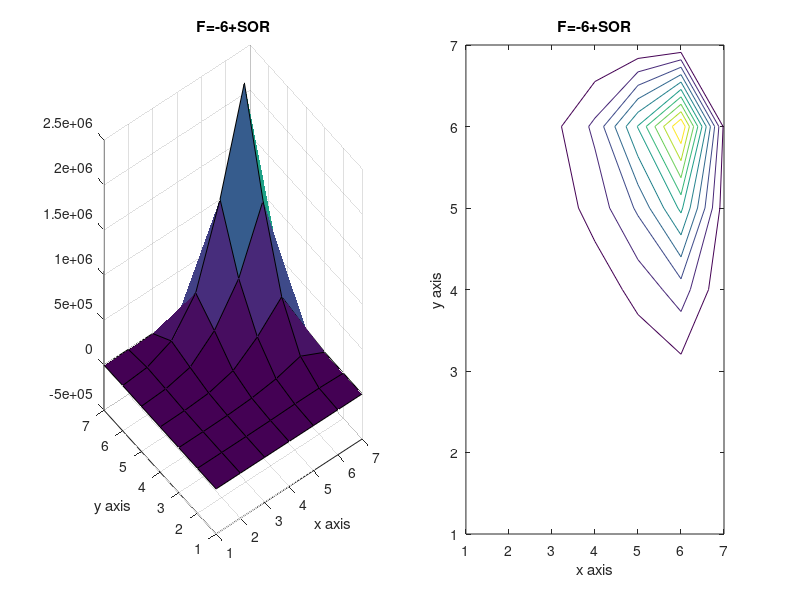

Write MATLAB code to recreate this figure.
%Matlab Code to solve Poisson's equation with Gauss Seidel Method with the following conditions in the problem statement. 
% Jose Chavez  1161146 
clear all; clc; 

%% Given Conditions 
ax = -pi; 
ay = -pi; 
bx = pi; 
by = pi; 
lamda=input('Value of lamda=');
N=input('Value of X Intenal Nodes='); % Number of points on the internal nodes for N and M%
M=input('Value of Y Internal Nodes='); 
tic
Me=M+2; %Number of points including exterior boundary points for Ne and Me%
Ne=N+2; 
% this generates the x and y values that will be used to calculate 
x = linspace(-pi,pi,Ne); 
y = linspace(-pi,pi,Me); 
%% 

for i=1:Ne
    for j=1:Me
        U(i,j)=1+x(i)^2+2.*y(j)^2;
    end
end %U initial guess %

% For loop solving for right hand side with F equation with i,j indices% 
F = -6*ones(N+2,M+2);
%% Boundary Conditions for "top" and "bottom" 

% Bottom boundary values 
phi = ((x - ax).^2 ) .* sin( (pi *(x- ax)) / (2*(bx-ax)) ) ; 

% Top boundary values 
psy = cos (pi*(x-ax)).*cosh(bx-x); 

% place these known values in the solution grid 
U(1,:) = phi; 
W(1,:)=U(1,:);

U(N+2,:) = psy; 
W(N+2,:)=U(N+2,:);
%% Left and Right Boundary points 
% Using the given neumann condition yields special cases of the Gauss-siedel iteration that can be used along entire "side" boundaries. 
% F and U is computed in solution grid 
% Multipliers that are used in the iterations. 
dx = 2*pi/(N+1); 
B = 1/dx.^2;
dy = 2*pi/(M+1); 
C = 1/dy.^2;
den= -2*(B+C); 

% Normalize Multipliers%
B = B/den; 
C = C/den; 
F = F/den; 
den = 1; 
error=10; 
error_iterations=0;
% check for diagonal dominance of elements 
abs(den) >= abs(2*B+2*C)
while error>10^-10; 
    W=U; 
for i = 2:N+1; 
     
    % Left boundary 
    W(i,1) = U(i,1);
    U(i,1) = den*(  F(i,1) - (2*B)*U(i,2) - C*U(i-1,1) - C*U(i+1,1) );
    Error(i,1) = abs((U(i,1) - W(i,1)) / U(1,1));
    
    % Right Boundary 
    W(i,N) = U(i,N);
    U(i,N+2) = den*(  F(i,N+2) - (2*B)*U(i,N+1) - C*U(i-1,N+2) - C*U(i+1,N+2) ); 
    Error(i,N+2) = abs((U(i,N+2) - W(i,N+2)) / U(i,N+2));
end 

%% Gauss-Siedel iterating the general U equation%

for i = 2:N+1; 
    for j = 2:M+1; 
        W(i,j) = U(i,j);
        U(i,j) = den*(  F(i,j) - C*U(i+1,j) - C*U(i-1,j)- B*U(i,j+1) - B*U(i,j-1) ); 
        U(i,j) = lamda*U(i,j)+(1-lamda)*W(i,j);
        Error(i,j)= abs((U(i,j) - W(i,j)) / U(i,j));
    end 
end 
error=abs(max(max(((W-U)./W)))); 
error_iterations=error_iterations+1;
end 
toc 
error_iterations
figure 
subplot(1,2,1),surf(U),xlabel('x axis'),ylabel('y axis'),title('F=-6+SOR');

subplot(1,2,2),contour(U),xlabel('x axis'),ylabel('y axis'),title('F=-6+SOR');